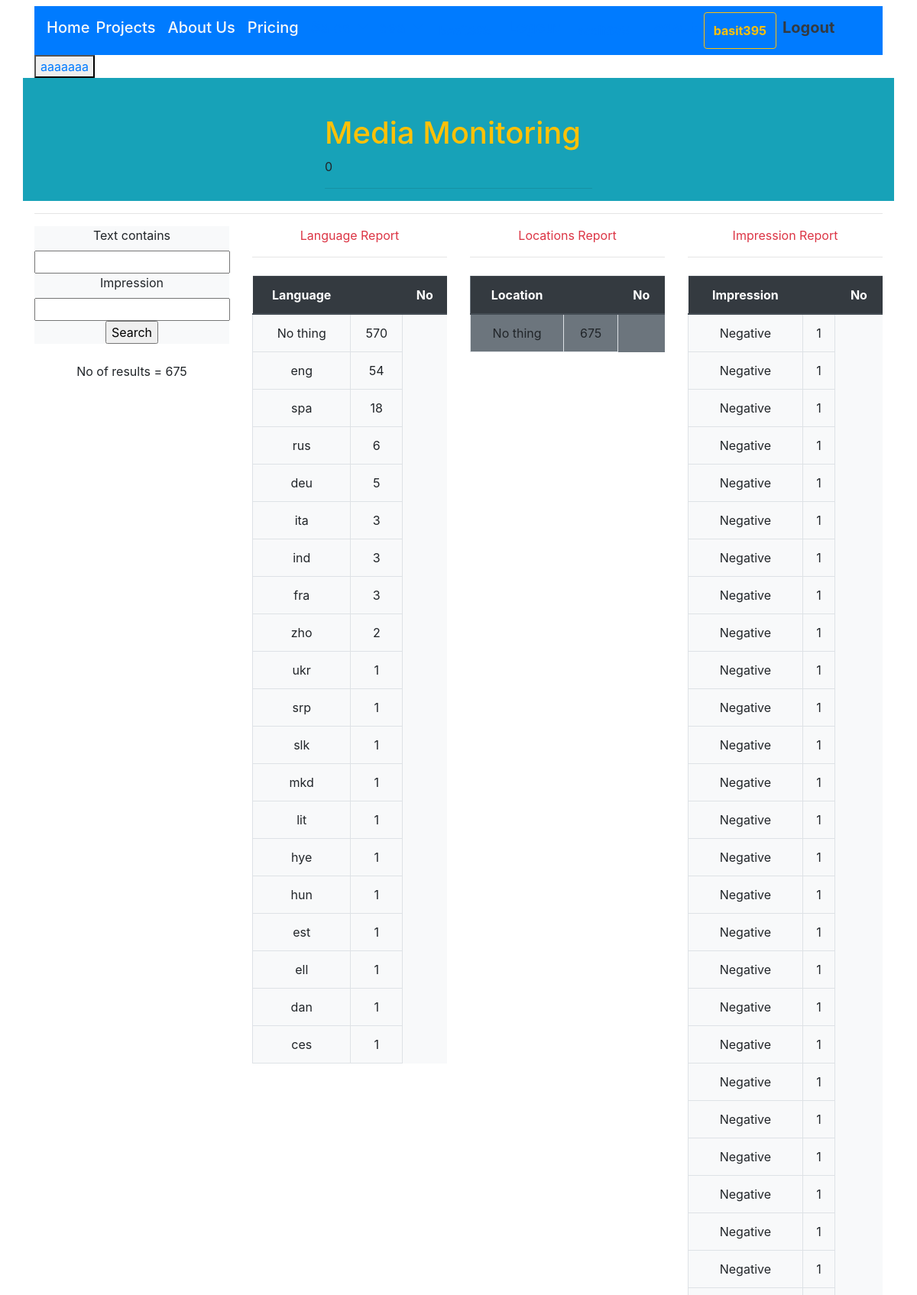
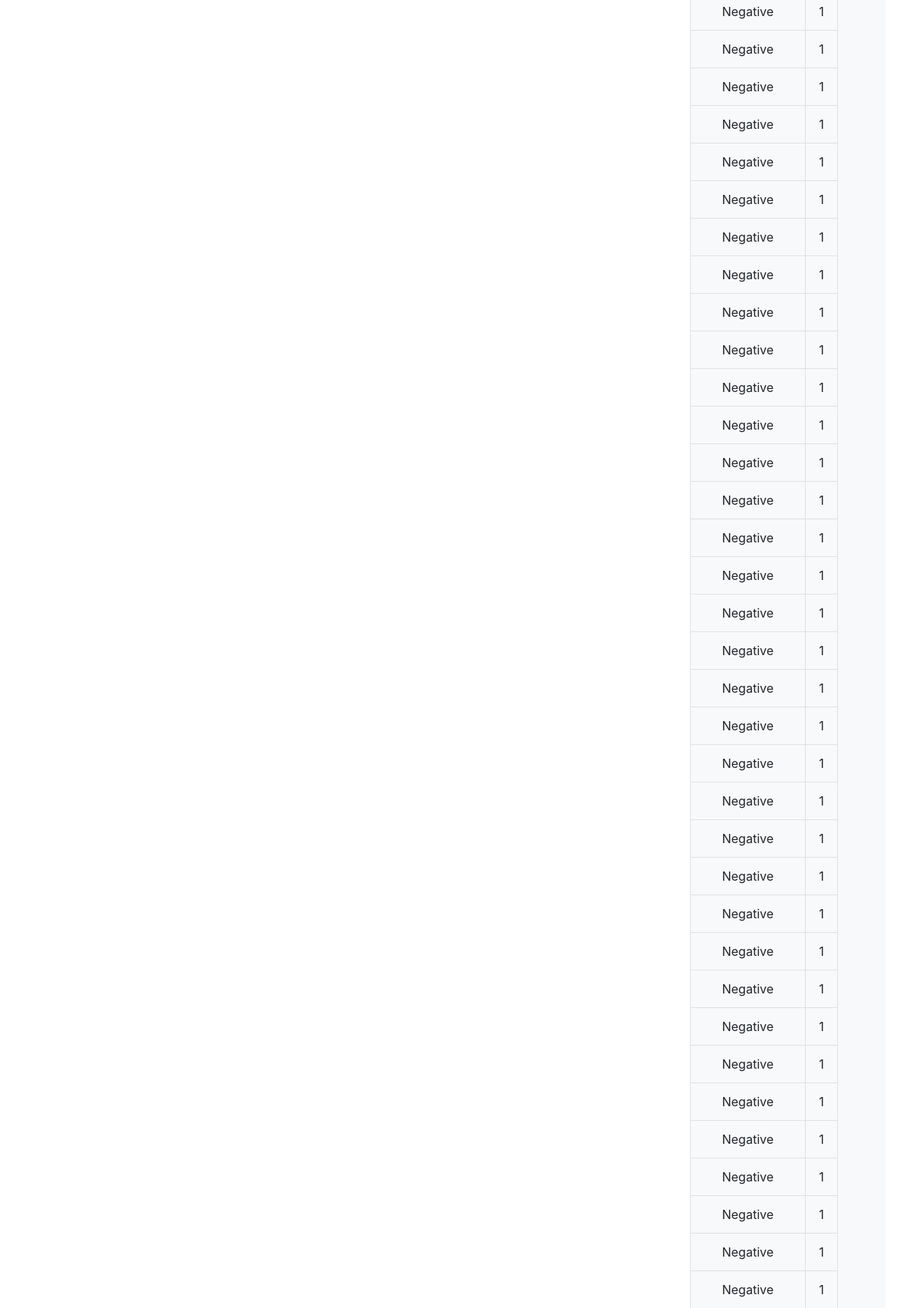
The app's page /fin/anova10/ (signed in, upper part) with its own data (2 pictures, top to bottom).
### fin/models.py (models this page shows, shortened)
class textstream(models.Model):
    source = models.CharField("Source",max_length=200)
    mytext = models.TextField("Text",null=True,blank=True)
    impression = models.CharField("Impression",max_length=2000,default="Neutral")
    emotion = models.CharField("Emotion",max_length=200,default="No thing")
    score = models.IntegerField(default=0)
    mylength = models.IntegerField(null=True,blank=True)
    frequency = models.IntegerField(null=True,blank=True)
    lang = models.CharField("Language",max_length=20,default="No thing")
    location = models.CharField("Location",max_length=20,default="No thing")
    note = models.CharField("Note",max_length=20,default="")
    creationdate = models.DateTimeField(auto_now_add=True)
    textdomain = models.CharField("Domain",max_length=200,default="No thing")
    search = models.ForeignKey(search,on_delete=models.CASCADE,related_name='search_texts',verbose_name ='Search',default=defaultsearch)
    keyword1 = models.CharField("keyword1",max_length=200,null=True,blank=True)
    keyword2 = models.CharField("keyword2",max_length=200,null=True,blank=True)
    maxitems = models.IntegerField(default=10)
    creator = models.ForeignKey(User,on_delete=models.CASCADE,related_name='user_textstream',verbose_name ='Creator')
    class Meta:
        ordering = ['-creationdate']

### fin/views.py (the view)
# urls.py: path('anova10/', views.anova, name='anova10'),
def anova(request):
    mysearch = textstream.objects.all()
    alltext = textstream.objects.all()
    pos = sentmentlist.objects.filter(imporession='Positive').values_list('myword')
    posall = sentmentlist.objects.filter(imporession='Positive')
    poslist=posall.values_list('imporession', flat=True)
    negall = sentmentlist.objects.filter(imporession='Negative')
    neglist=negall.values_list('imporession', flat=True)
    text1 = textstream.objects.filter(impression='Neutral').exclude(frequency=5)[0:1000]
    for text in text1:
        text.frequency = 5
        texts = text.mytext.split()
        for word in texts:
            if word.lower() in poslist:
                text.impression = 'Positive'
            elif word.lower() in neglist:
                text.impression = 'Negative'
        text.save()
    fre5 = textstream.objects.filter(impression='Neutral').exclude(frequency=5)
    myfilter = textstreamFilter(request.GET,queryset=mysearch)
    mysearch = myfilter.qs
    paginator = Paginator(mysearch,20)
    page = request.GET.get('page')
    try:
        opps = paginator.page(page)
    except PageNotAnInteger:
        opps = paginator.page(1)
    except EmptyPage:
        opps = paginator.page(paginator.num_pages)
    languager =  mysearch.values('lang').annotate(Total=Count('id')).order_by('-Total')[0:20]
    languageall = alltext.values('lang').annotate(Total=Count('id')).order_by('-Total')[0:20]
    locationr = mysearch.values('location').annotate(Total=Count('id')).order_by('-Total')[0:20]
    locationall = alltext.values('location').annotate(Total=Count('id')).order_by('-Total')[0:20]
    impr = mysearch.values('impression').annotate(Total=Count('id'))
    impall = alltext.values('impression').annotate(Total=Count('id'))
    emotionnull = textstream.objects.filter(emotion='No thing').exclude(impression='No thing')[0:50]
    for em in emotionnull:
        em.emotion = em.impression
        em.save()
    emall = alltext.values('emotion').annotate(Total=Count('id'))
    emotionnull = textstream.objects.filter(emotion='No thing').exclude(impression='No thing')
    context = {'fre5':fre5,'poslist':poslist,'posall':posall,'negall':negall,'pos':pos,'emotionnull':emotionnull,'emall':emall,'impr':impr,'impall':impall,'locationr':locationr,'locationall':locationall,'languageall':languageall,'mysearch':mysearch,'opps':opps,'myfilter':myfilter,'languager':languager}
    return render(request, 'fin/textstream.html',context)

### fin/templates/fin/textstream.html (shortened to what this page needs)
{% extends 'fin/base.html' %}
{% load crispy_forms_tags %}
{% block content %}
<div class="container ">
  <button> <a href="{% url 'admin:index'%} "> aaaaaaa </a>  </button>
<div class="row bg-info">
  <div class="col-4">
  </div>
  <div class="col-4">
    <h1 class="mt-5 text-warning">Media Monitoring</h1>
    {{fre5.count}}
    <hr>
  </div>
  <div class="col-4">
  </div>
  </div>
  <hr>
  <div class="row">
  <div class="col-3 ">
      <div class="bg-light">
          <form class="text-center"  method="GET">
            {{myfilter.form|crispy}}
            <input type="submit" name="" value="Search">
          </form>
      </div>
          <br>
      <p class="text-center">No of results = {{mysearch.count}}</p>
  </div>
  <div class="col-3 ">
      <p class="text-center text-danger">Language Report</p>
      <hr>
      <table class="table mt-4 bg-light">
          <thead class="thead-dark">
        <tr>
          <th class="text-center">Language<th>
          <th class="text-center">No</th>
        </tr>
        {% for xx in languager %}
        <tr>
        <td class="border text-center">{{xx.lang}}</td>
        <td class="border text-center">{{xx.Total}}</td>
        </tr>
        {% endfor %}
      </table>
  <br>
  </div>
  <div class="col-3 ">
<p class="text-center text-danger">Locations Report</p>
<hr>
<table class="table mt-4 bg-secondary">
    <thead class="thead-dark">
  <tr>
    <th class="text-center">Location<th>
    <th class="text-center">No</th>
  </tr>
{% for xx in locationr %}
  <tr>
  <td class="border text-center">{{xx.location}}</td>
  <td class="border text-center">{{xx.Total}}</td>
  </tr>
{% endfor %}
</table>
  </div>
<div class="col-3">
<p class="text-center text-danger">Impression Report</p>
<hr>
<table class="table mt-4 bg-light">
    <thead class="thead-dark">
  <tr>
    <th class="text-center">Impression<th>
    <th class="text-center">No</th>
  </tr>
{% for gg in impr %}
  <tr>
  <td class="border text-center">{{gg.impression}}</td>
  <td class="border text-center">{{gg.Total}}</td>
  </tr>
{% endfor %}
</table>
  </div>
</div>
<br>
<br>
<br>
</div>
  </body>
{% endblock %}

### fin/templates/fin/base.html (shortened to what this page needs)
<!DOCTYPE html>
{% load crispy_forms_tags %}
<html lang="en" dir="ltr">
  <head>
<link rel="stylesheet" href="https://stackpath.bootstrapcdn.com/bootstrap/4.5.0/css/bootstrap.min.css">
</head>
  <body>
  <div class="container mt-2">
    <nav class="navbar navbar-expand-lg navbar-light bg-primary ">
  <a class="navbar-item text-light h5" href="{% url 'home' %} " >Home</a>
  <div class="collapse navbar-collapse" id="navbarSupportedContent">
    <ul class="navbar-nav mr-auto">
      <li class="nav-item active">
        <a class="nav-link text-light h5" href="{% url 'projectlist' %}">Projects <span class="sr-only">(current)</span></a>
      </li>
      <li class="nav-item active">
        <a class="nav-link text-light h5" href="">About Us</a>
      </li>
      <li class="nav-item active">
        <a class="nav-link text-light h5" href="">Pricing<span class="sr-only">(current)</span></a>
      </li>
      <li class="nav-item dropdown">
        <a class="nav-link dropdown-toggle text-primary h5" href="#" id="navbarDropdown" role="button" data-toggle="dropdown" aria-haspopup="true" aria-expanded="false">
        </a>
      </li>
<li class="nav-item dropdown">
  <a class="nav-link dropdown-toggle text-primary h5" href="#" id="navbarDropdown" role="button" data-toggle="dropdown" aria-haspopup="true" aria-expanded="false">
  </a>
</li>
{% if user.username %}
<button  class="btn btn-outline-primary " style="font-weight: bold;text-align:right;">{{user.username}}</a></button>
<a class="nav-link text-primary h5 " style="font-weight: bold;text-align:right;" href="{% url 'logout' %}">Logout<span class="sr-only">(current)</span></a>
{% else %}
<a class="nav-link text-primary h5 p-2" href="{% url 'login' %}">Login<span class="sr-only">(current)</span></a>
<a class="nav-link text-primary h5 p-2" href="{% url 'accounts:signup' %}">Signup<span class="sr-only">(current)</span></a>
{% endif %}
{% if user.username %}
<button  class="btn btn-outline-primary " style="font-weight: bold;text-align:right;">{{user.username}}</a></button>
<a class="nav-link text-primary h5 " style="font-weight: bold;text-align:right;" href="{% url 'logout' %}">Logout<span class="sr-only">(current)</span></a>
{% else %}
<a class="nav-link text-primary h5 p-2" href="{% url 'login' %}">Login<span class="sr-only">(current)</span></a>
<a class="nav-link text-primary h5 p-2" href="{% url 'accounts:signup' %}">Signup<span class="sr-only">(current)</span></a>
{% endif %}
{% if user.username %}
<button  class="btn btn-outline-warning " style="font-weight: bold;text-align:right;">{{user.username}}</a></button>
<a class="nav-link text-dark h5 " style="font-weight: bold;text-align:right;" href="{% url 'logout' %}">Logout<span class="sr-only">(current)</span></a>
{% else %}
<a class="nav-link text-success h5 p-2" href="{% url 'login' %}">Login<span class="sr-only">(current)</span></a>
<a class="nav-link text-success h5 p-2" href="{% url 'accounts:signup' %}">Signup<span class="sr-only">(current)</span></a>
{% endif %}
</nav>
</div>
{% block content %}
  {% endblock %}
  </body>
</html>

### records on screen
textstream: lang "No thing", Total "570"
textstream: lang "ita", Total "3"
textstream: lang "ind", Total "3"
textstream: lang "fra", Total "3"
textstream: lang "ukr", Total "1"
textstream: lang "srp", Total "1"
textstream: lang "slk", Total "1"
textstream: lang "mkd", Total "1"
textstream: lang "lit", Total "1"
textstream: lang "hye", Total "1"
textstream: lang "hun", Total "1"
textstream: lang "est", Total "1"
textstream: lang "ell", Total "1"
textstream: lang "dan", Total "1"
textstream: lang "ces", Total "1"
textstream: location "No thing", Total "675"

### other values on screen
{{ user.username }} "basit395"
{{ fre5.count }} "0"
{{ mysearch.count }} "675"
{{ xx.lang }} "eng" "spa" "rus" "deu" "zho"
{{ xx.Total }} "54" "18" "6" "5" "2"
{{ gg.impression }} "Negative" "Negative" "Negative" "Negative" "Negative" "Negative" "Negative" "Negative" "Negative" "Negative" "Negative" "Negative" "Negative" "Negative" "Negative" "Negative" "Negative" "Negative" "Negative" "Negative" "Negative" "Negative" "Negative" "Negative" "Negative" "Negative" "Negative" "Negative" "Negative" "Negative" "Negative" "Negative" "Negative" "Negative" "Negative" "Negative" "Negative" "Negative" "Negative" "Negative" "Negative" "Negative" "Negative" "Negative" "Negative" "Negative" "Negative" "Negative" "Negative" "Negative" "Negative" "Negative" "Negative" "Negative" "Negative" "Negative" "Negative" "Negative" "Negative" "Negative" "Negative"
{{ gg.Total }} "1" "1" "1" "1" "1" "1" "1" "1" "1" "1" "1" "1" "1" "1" "1" "1" "1" "1" "1" "1" "1" "1" "1" "1" "1" "1" "1" "1" "1" "1" "1" "1" "1" "1" "1" "1" "1" "1" "1" "1" "1" "1" "1" "1" "1" "1" "1" "1" "1" "1" "1" "1" "1" "1" "1" "1" "1" "1" "1" "1" "1"
